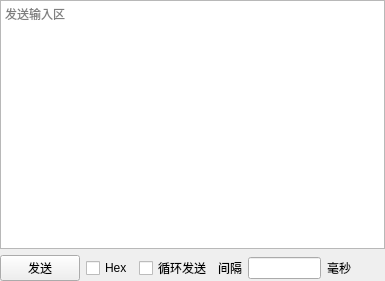
<?xml version="1.0" encoding="UTF-8"?>
<ui version="4.0">
 <class>Form</class>
 <widget class="QWidget" name="Form">
  <property name="geometry">
   <rect>
    <x>0</x>
    <y>0</y>
    <width>385</width>
    <height>281</height>
   </rect>
  </property>
  <property name="windowTitle">
   <string>单条数据发送</string>
  </property>
  <layout class="QGridLayout" name="gridLayout">
   <property name="leftMargin">
    <number>0</number>
   </property>
   <property name="topMargin">
    <number>0</number>
   </property>
   <property name="rightMargin">
    <number>0</number>
   </property>
   <property name="bottomMargin">
    <number>0</number>
   </property>
   <item row="0" column="0">
    <widget class="QTextEdit" name="textEdit">
     <property name="placeholderText">
      <string>发送输入区</string>
     </property>
    </widget>
   </item>
   <item row="1" column="0">
    <layout class="QHBoxLayout" name="horizontalLayout">
     <item>
      <widget class="QPushButton" name="pushButton">
       <property name="maximumSize">
        <size>
         <width>95</width>
         <height>16777215</height>
        </size>
       </property>
       <property name="text">
        <string>发送</string>
       </property>
      </widget>
     </item>
     <item>
      <widget class="QCheckBox" name="checkBox_Hex">
       <property name="text">
        <string>Hex</string>
       </property>
      </widget>
     </item>
     <item>
      <widget class="QCheckBox" name="checkBox_Times">
       <property name="text">
        <string>循环发送</string>
       </property>
      </widget>
     </item>
     <item>
      <widget class="QLabel" name="label">
       <property name="text">
        <string>间隔</string>
       </property>
      </widget>
     </item>
     <item>
      <widget class="QLineEdit" name="lineEdit_Times">
       <property name="maximumSize">
        <size>
         <width>80</width>
         <height>16777215</height>
        </size>
       </property>
      </widget>
     </item>
     <item>
      <widget class="QLabel" name="label_2">
       <property name="text">
        <string>毫秒</string>
       </property>
      </widget>
     </item>
     <item>
      <spacer name="horizontalSpacer">
       <property name="orientation">
        <enum>Qt::Horizontal</enum>
       </property>
       <property name="sizeHint" stdset="0">
        <size>
         <width>40</width>
         <height>20</height>
        </size>
       </property>
      </spacer>
     </item>
    </layout>
   </item>
  </layout>
 </widget>
 <resources/>
 <connections/>
</ui>
